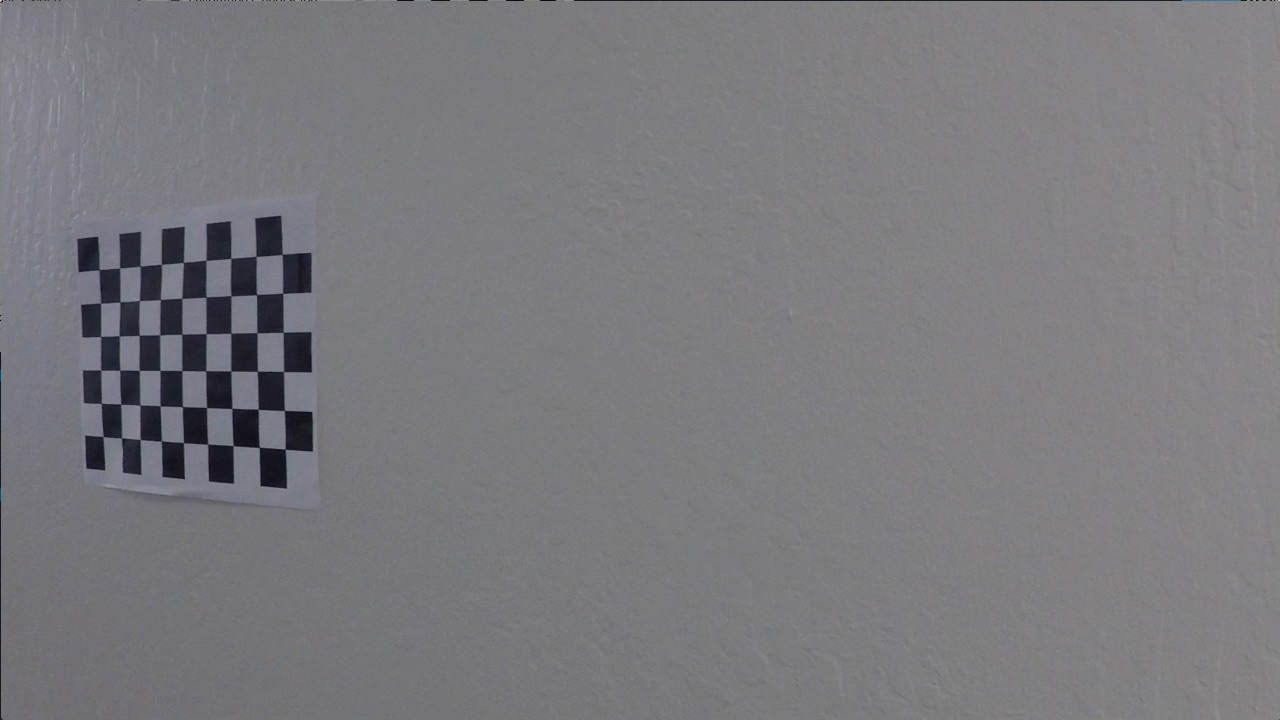
#> input picture p2/CarND-Advanced-Lane-Lines-master/camera_cal/calibration11.jpg, 1280 x 720 px
$ jupyter execute Untitled.ipynb   (shell and % lines are left out)   (older library calls are emulated)
#> lines starting #> are read from the running program, lines starting #| are printed output that depends on the picture
[cell 1]
import pickle
import cv2
import numpy as np
import matplotlib.pyplot as plt
import matplotlib.image as mpimg
import glob

Camera Calibration

[cell 2]
nx = 9
ny = 6

# Read in the saved objpoints and imgpoints
objp = np.zeros((nx*ny,3), np.float32) #dist_pickle["objpoints"]
objp[:,:2] = np.mgrid[0:nx,0:ny].T.reshape(-1,2)
objpoints = []
imgpoints = []

# TODO: Write a function that takes an image, object points, and image points
# performs the camera calibration, image distortion correction and
# returns the undistorted image
def cal_undistort(img, objpoints, imgpoints):
    #print(objpoints.shape)
    #print(imgpoints.shape)
    gray = cv2.cvtColor(img,cv2.COLOR_BGR2GRAY)
    ret, mtx, dist, rvecs, tvecs = cv2.calibrateCamera(objpoints, imgpoints, img.shape[0:2], None, None)
    undist = cv2.undistort(img, mtx, dist, None, mtx)
    return undist, mtx, dist

# Read in an image
img1 = cv2.imread('camera_cal/calibration11.jpg')
#> img1 is the input picture: shape (720, 1280, 3); mean B, G, R 125.2, 121.7, 122.2
#plt.imshow(img)
#print(img.shape)

images = glob.glob("camera_cal/calibration*.jpg")

for fname in images:
    img = cv2.imread(fname)
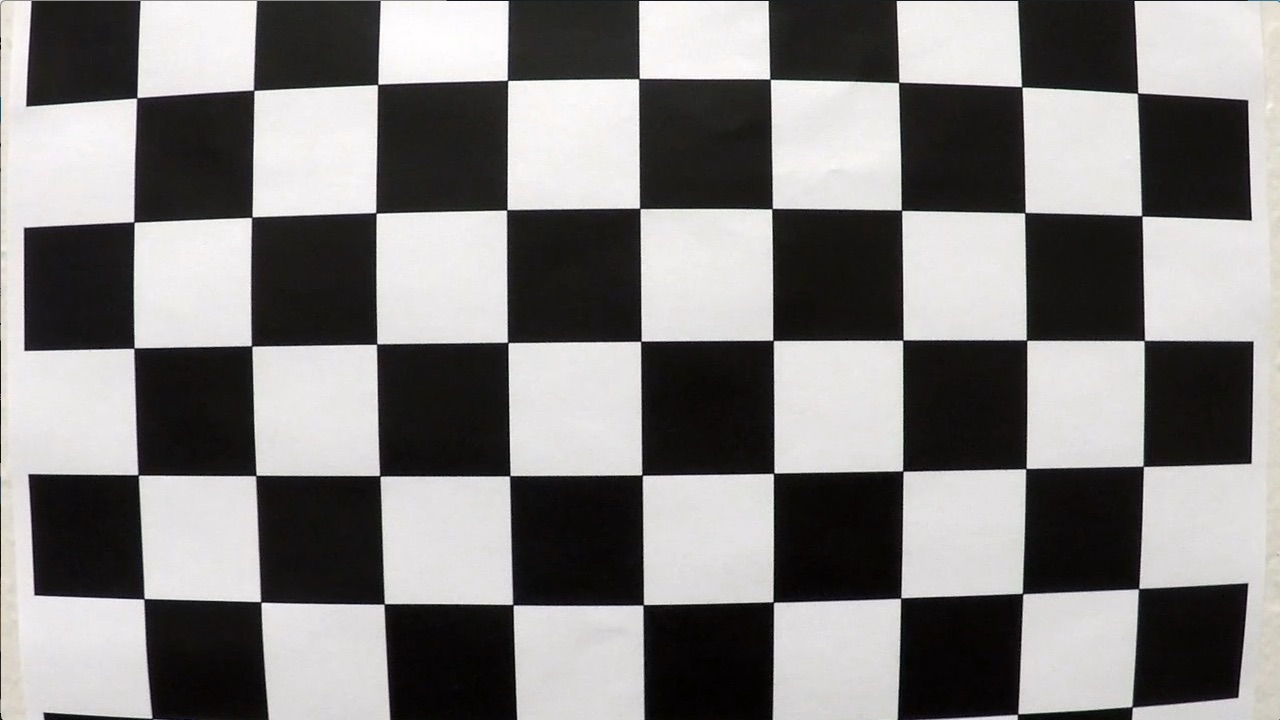
#> input picture p2/CarND-Advanced-Lane-Lines-master/camera_cal/calibration1.jpg, 1280 x 720 px
#> img is the input picture: shape (720, 1280, 3); mean B, G, R 127.8, 128.4, 130.1
    gray = cv2.cvtColor(img,cv2.COLOR_BGR2GRAY)
    ret, corners = cv2.findChessboardCorners(gray, (nx,ny), None)
#> ret = False; corners = None
    #print(corners.shape[0])
    img = cv2.drawChessboardCorners(img, (nx,ny), corners, ret)
    #plt.imshow(img)

    # If found, draw corners
    if ret == True:
        # Fill image point and object point arrays
        imgpoints.append(corners)
        objpoints.append(objp)
        #print(objpoints.shape)

        # Draw and display the corners
        cv2.drawChessboardCorners(img, (nx, ny), corners, ret)
#> pass 2 of the loop `for fname in images:`:
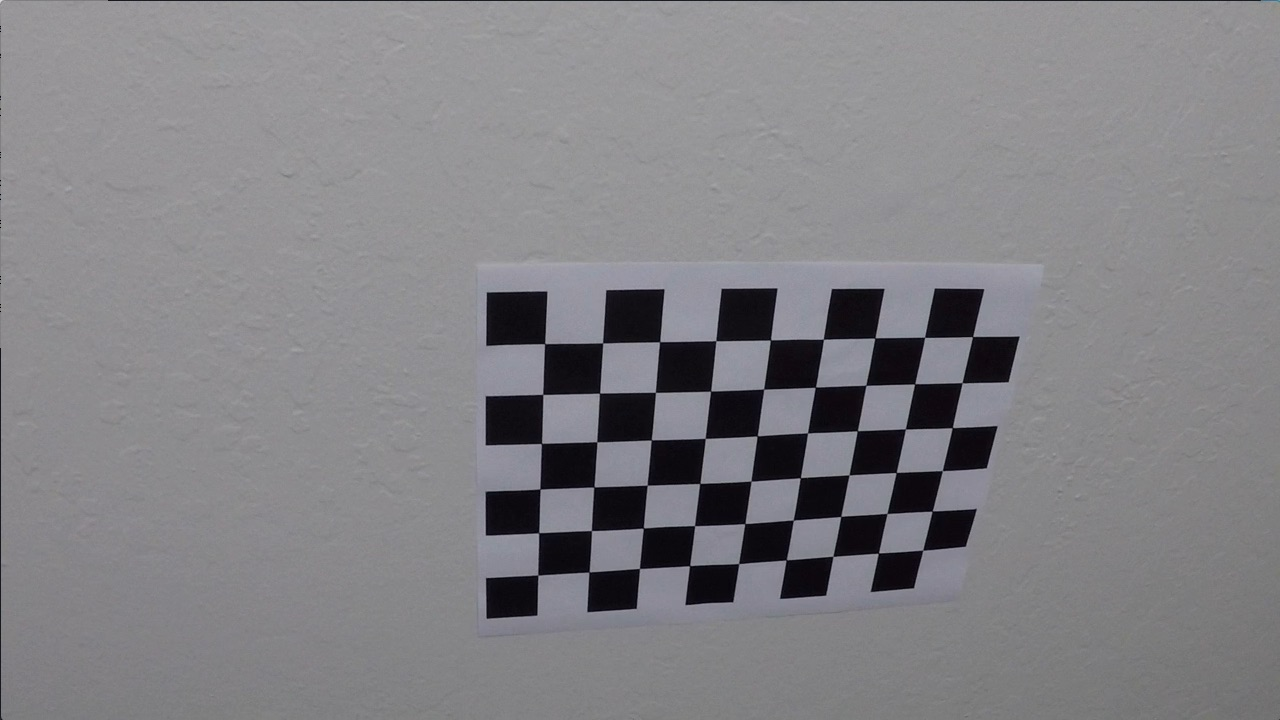
#> input picture p2/CarND-Advanced-Lane-Lines-master/camera_cal/calibration10.jpg, 1280 x 720 px
#> img is the input picture: shape (720, 1280, 3); mean B, G, R 133.1, 129.4, 130.2
#> `ret, corners = cv2.findChessboardCorners(gray, (nx,ny), None)`: ret = True; corners = 54 rows, first 8: [545.3, 343.1], [602.7, 342.8], [660.1, 341.3], [715.8, 340.7], [770.6, 340], [823.5, 339.2], [874.3, 338.5], [925.1, 337.4]
#> `cv2.drawChessboardCorners(img, (nx, ny), corners, ret)`:
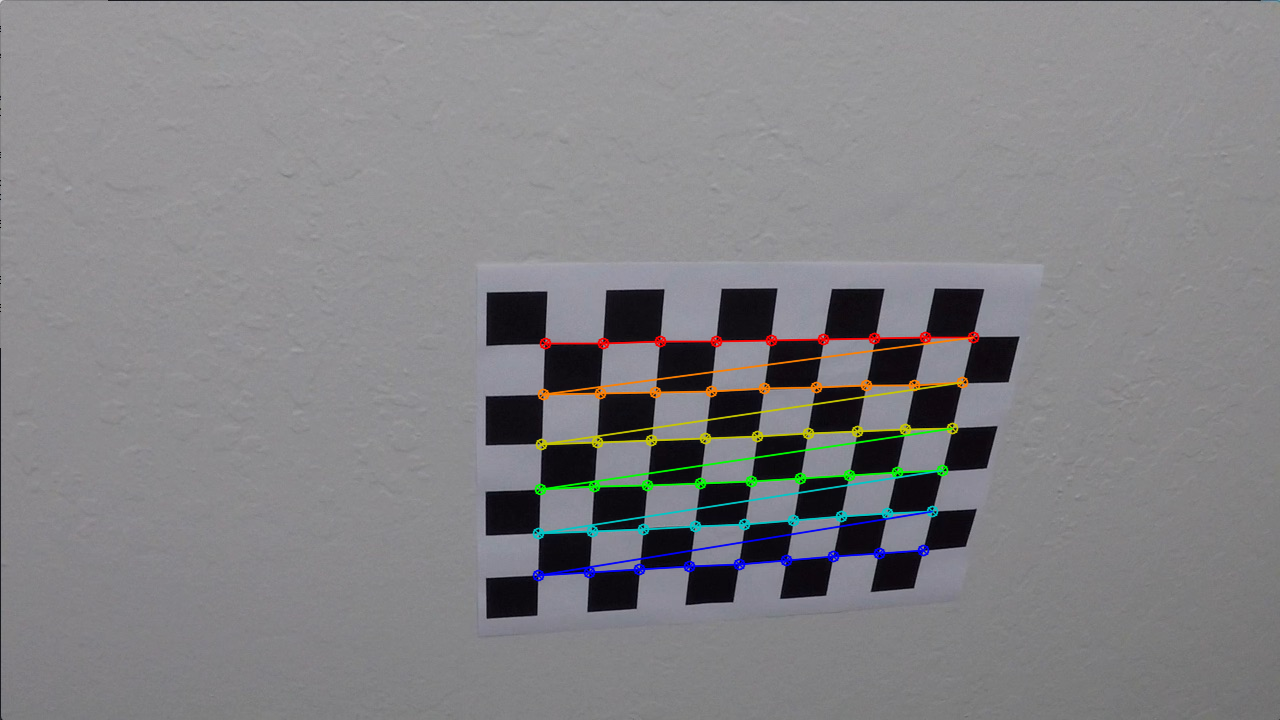
#> img: shape (720, 1280, 3); mean B, G, R 133, 130.1, 130.7

undistorted, mtx, dist = cal_undistort(img1, objpoints, imgpoints)
#> in cal_undistort, `ret, mtx, dist, rvecs, tvecs = cv2.calibrateCamera(objpoints, imgpoint..`: ret = 0.814; mtx = [[1608.6, 0, 396], [0, 1782.8, 550.8], [0, 0, 1]]; dist = [[-1.62, 5.8, -0.0528, 0.074, -13.95]]; rvecs = ([0.768, 0.0115, -0.0362], [0.224, 0.566, 0.0321]); tvecs = ([2.52, -3.17, 27.55], [-10.04, -8.14, 47.41])
#> mtx = [[1608.6, 0, 396], [0, 1782.8, 550.8], [0, 0, 1]]; dist = [[-1.62, 5.8, -0.0528, 0.074, -13.95]]
cv2.imwrite('calibration_wide/undist.jpg',undistorted)

f, (ax1, ax2) = plt.subplots(1, 2, figsize=(20,10))
ax1.imshow(img1)
ax1.set_title('Original Image', fontsize=30)
ax2.imshow(undistorted)
ax2.set_title('Undistorted Image', fontsize=30)


# Save the camera calibration results
dist_pickle = {}
dist_pickle["mtx"] = mtx
dist_pickle["dist"] = dist
pickle.dump( dist_pickle, open( "cam_cal.p", "wb" ) )
#> figure, not shown here; B, G, R data is drawn as R, G, B

Pipeline

[cell 3]
org_image = cv2.imread("test_images/test1.jpg")
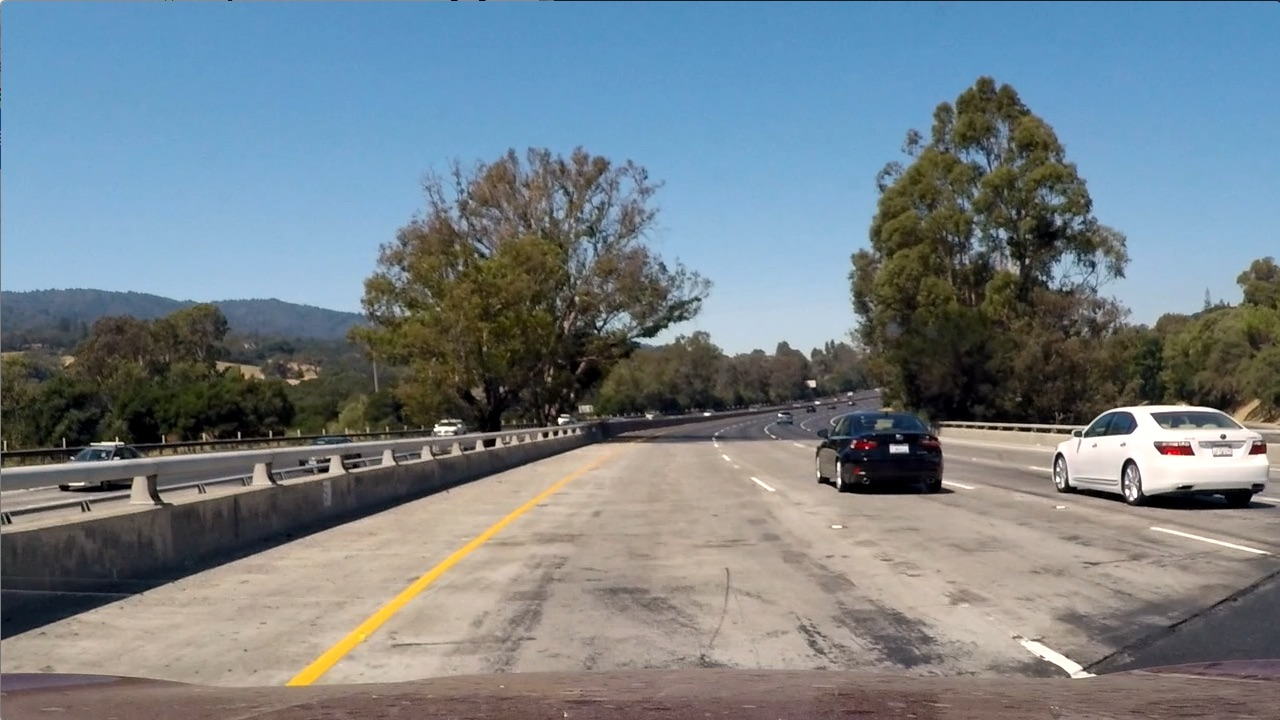
#> input picture p2/CarND-Advanced-Lane-Lines-master/test_images/test1.jpg, 1280 x 720 px
#> org_image is the input picture: shape (720, 1280, 3); mean B, G, R 135.5, 128.7, 117.5

undist_image = cv2.undistort(org_image, mtx, dist, None, mtx)

# Visualize undistortion
f, (ax1, ax2) = plt.subplots(1, 2, figsize=(20,10))
ax1.imshow(org_image)
ax1.set_title('Original Image', fontsize=30)
ax2.imshow(undist_image)
ax2.set_title('Undistorted Image', fontsize=30)
#> figure, not shown here; B, G, R data is drawn as R, G, B

Describe how (and identify where in your code) you used color transforms, gradients or other methods to create a thresholded binary image. Provide an example of a binary image result.

[cell 4]
img = cv2.imread("test_images/test6.jpg")
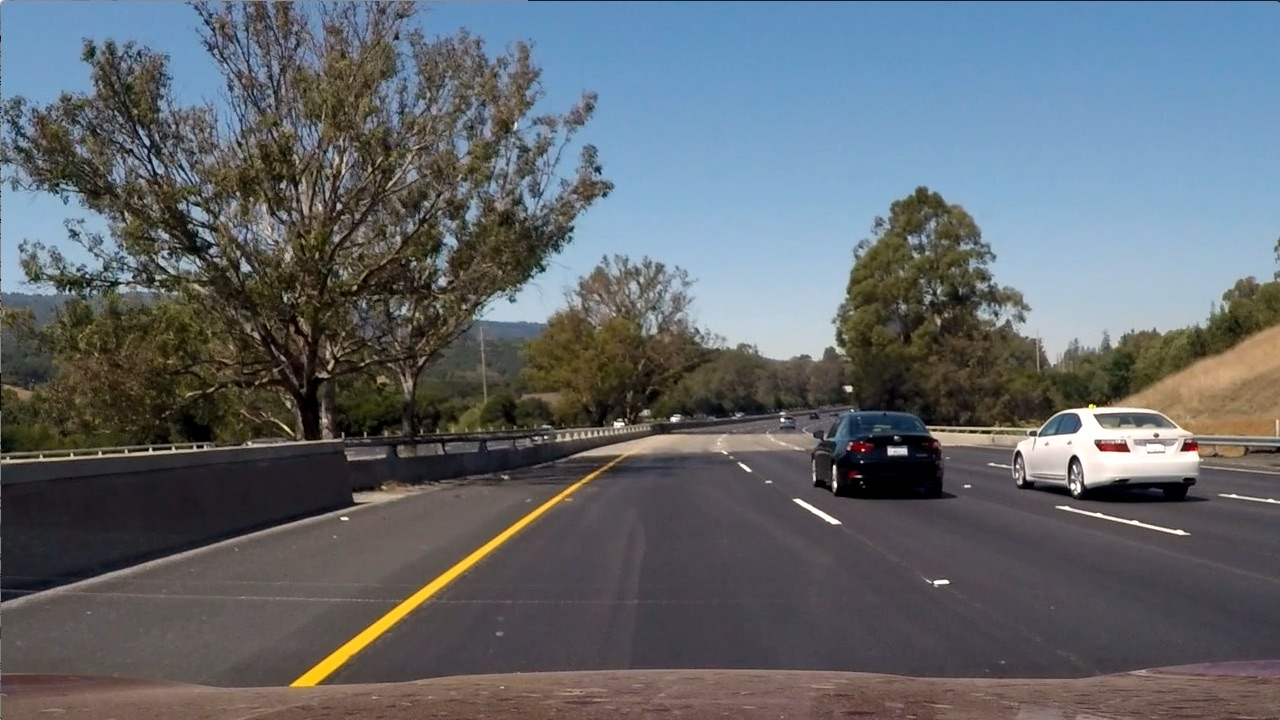
#> input picture p2/CarND-Advanced-Lane-Lines-master/test_images/test6.jpg, 1280 x 720 px
#> img is the input picture: shape (720, 1280, 3); mean B, G, R 107.9, 102.6, 97
print(img.shape)
#| (720, 1280, 3)
#img = cv2.imread("camera_cal/calibration11.jpg")
plt.imshow(img)

[cell 5]
# Convert to HLS color space and separate the S channel
# Note: img is the undistorted image
hls = cv2.cvtColor(img, cv2.COLOR_RGB2HLS)
#> hls: shape (720, 1280, 3); mean of channels 0, 1, 2 82.4, 102.2, 57.5
s_channel = hls[:,:,2]

# Grayscale image
# NOTE: we already saw that standard grayscaling lost color information for the lane lines
# Explore gradients in other colors spaces / color channels to see what might work better
gray = cv2.cvtColor(img, cv2.COLOR_RGB2GRAY)

# Sobel x
sobelx = cv2.Sobel(gray, cv2.CV_64F, 1, 0) # Take the derivative in x
abs_sobelx = np.absolute(sobelx) # Absolute x derivative to accentuate lines away from horizontal
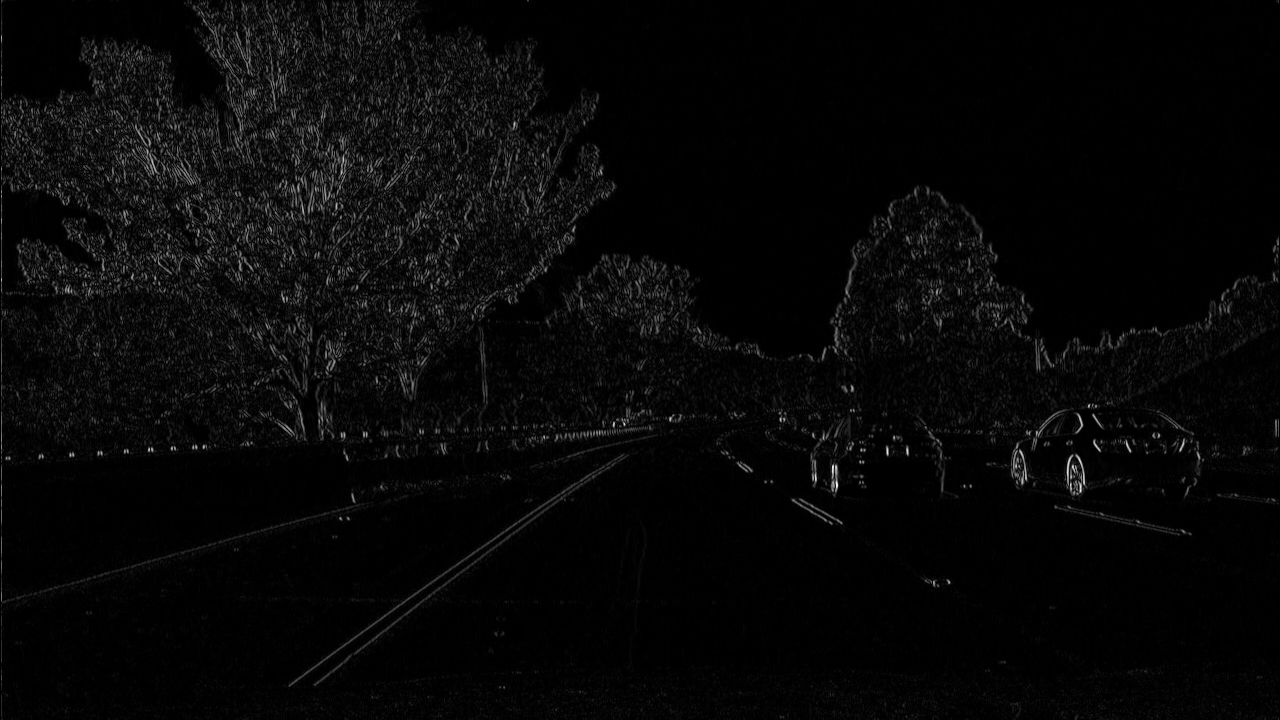
#> abs_sobelx: shape (720, 1280) float64; min 0, max 859, mean 27; drawn with min black and max white
scaled_sobel = np.uint8(255*abs_sobelx/np.max(abs_sobelx))

# Threshold x gradient
thresh_min = 20
thresh_max = 100
sxbinary = np.zeros_like(scaled_sobel)
sxbinary[(scaled_sobel >= thresh_min) & (scaled_sobel <= thresh_max)] = 1

# Threshold color channel
s_thresh_min = 170
s_thresh_max = 255
s_binary = np.zeros_like(s_channel)
s_binary[(s_channel >= s_thresh_min) & (s_channel <= s_thresh_max)] = 1

# Stack each channel to view their individual contributions in green and blue respectively
# This returns a stack of the two binary images, whose components you can see as different colors
color_binary = np.dstack(( np.zeros_like(sxbinary), sxbinary, s_binary))
print(color_binary)

# Combine the two binary thresholds
combined_binary = np.zeros_like(sxbinary)
combined_binary[(s_binary == 1) | (sxbinary == 1)] = 1

# Plotting thresholded images
f, (ax1, ax2) = plt.subplots(1, 2, figsize=(20,10))
ax1.set_title('Stacked thresholds')
ax1.imshow(color_binary)

ax2.set_title('Combined S channel and gradient thresholds')
ax2.imshow(combined_binary, cmap='gray')
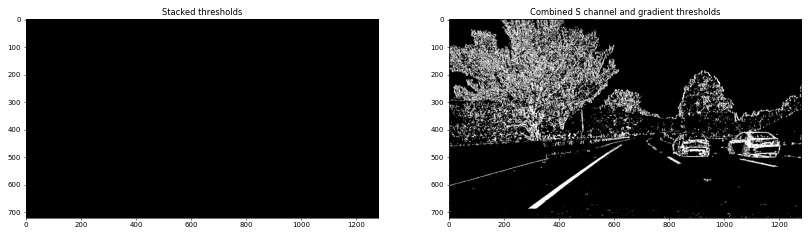
#> figure drawn by matplotlib, 2 panels
